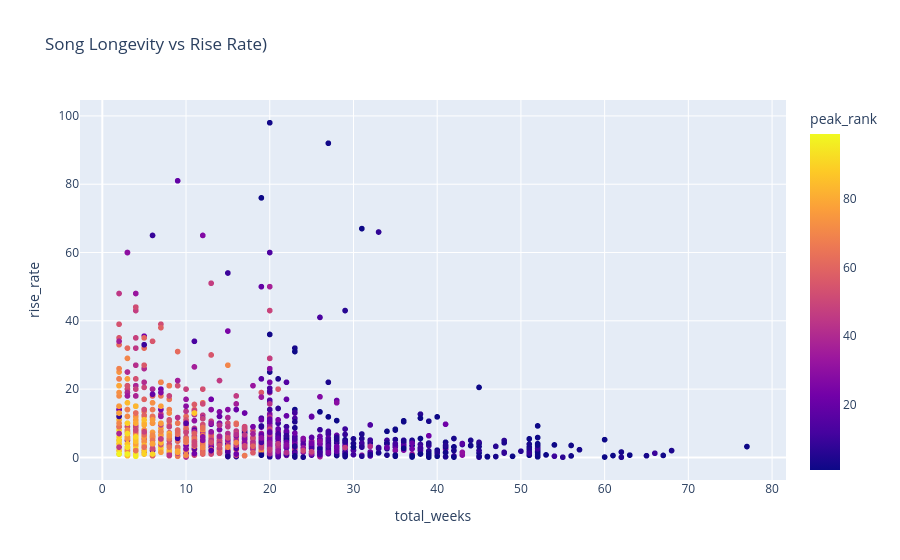

The notebook cell saved with this chart:
### Code cell
import plotly.express as px 

fig = px.scatter(
    viral_df,
    x="total_weeks",
    y="rise_rate",
    color="peak_rank",
    hover_data=["title", "artist", "peak_rank", "debut_rank"],
    title="Song Longevity vs Rise Rate)"
)

fig.show()

### Figure 1 — Plotly figure (JSON) as saved in the notebook; plotly's stock layout.template omitted (floating-point values rounded to 4 significant figures; data arrays with more than 128 entries replaced by an {"elided": "..."} marker saying what was removed)
{"data": [{"customdata": {"elided": "1271x4 mixed values"}, "hovertemplate": "total_weeks=%{x}<br>rise_rate=%{y}<br>title=%{customdata[0]}<br>artist=%{customdata[1]}<br>peak_rank=%{marker.color}<br>debut_rank=%{customdata[3]}<extra></extra>", "legendgroup": "", "marker": {"color": {"elided": "1271 float values"}, "coloraxis": "coloraxis", "symbol": "circle"}, "mode": "markers", "name": "", "showlegend": false, "type": "scattergl", "x": {"elided": "1271 int values"}, "xaxis": "x", "y": {"elided": "1271 float values"}, "yaxis": "y"}], "layout": {"coloraxis": {"colorbar": {"title": {"text": "peak_rank"}}, "colorscale": [[0, "#0d0887"], [0.1111, "#46039f"], [0.2222, "#7201a8"], [0.3333, "#9c179e"], [0.4444, "#bd3786"], [0.5556, "#d8576b"], [0.6667, "#ed7953"], [0.7778, "#fb9f3a"], [0.8889, "#fdca26"], [1, "#f0f921"]]}, "legend": {"tracegroupgap": 0}, "title": {"text": "Song Longevity vs Rise Rate)"}, "xaxis": {"anchor": "y", "domain": [0, 1], "title": {"text": "total_weeks"}}, "yaxis": {"anchor": "x", "domain": [0, 1], "title": {"text": "rise_rate"}}}}
